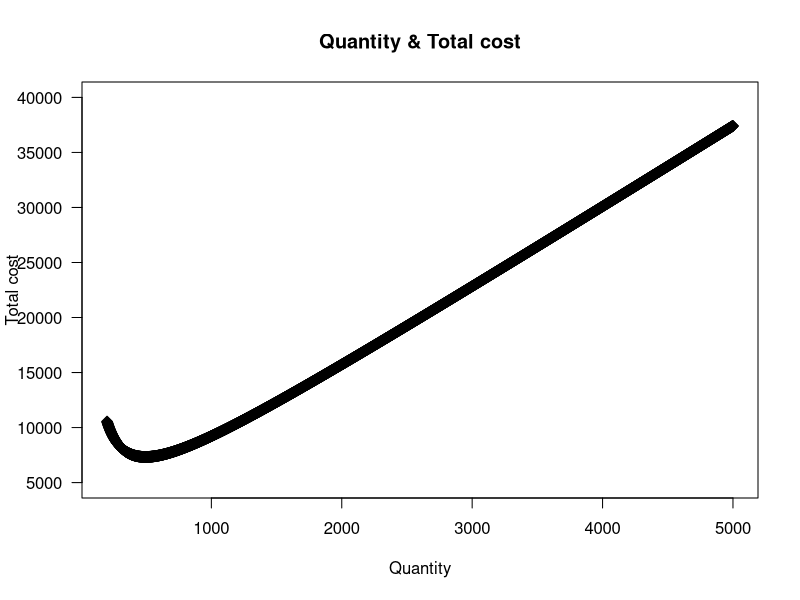
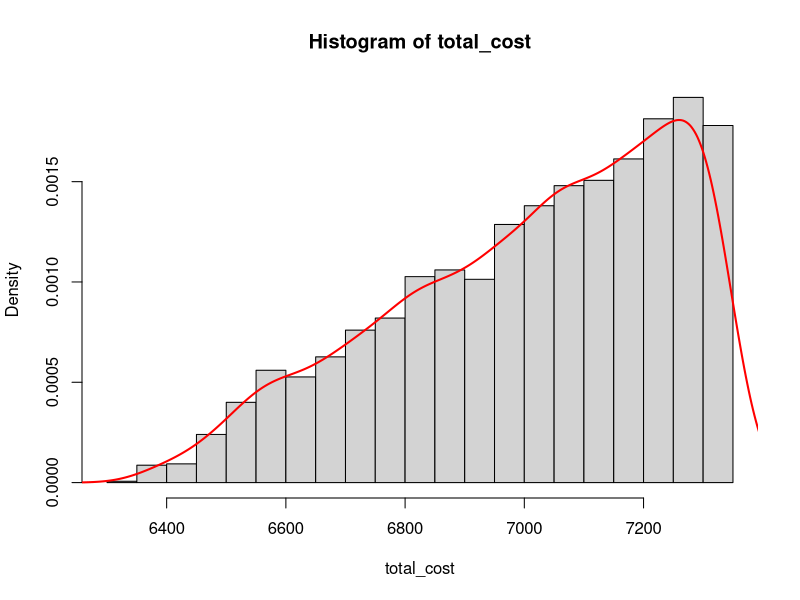
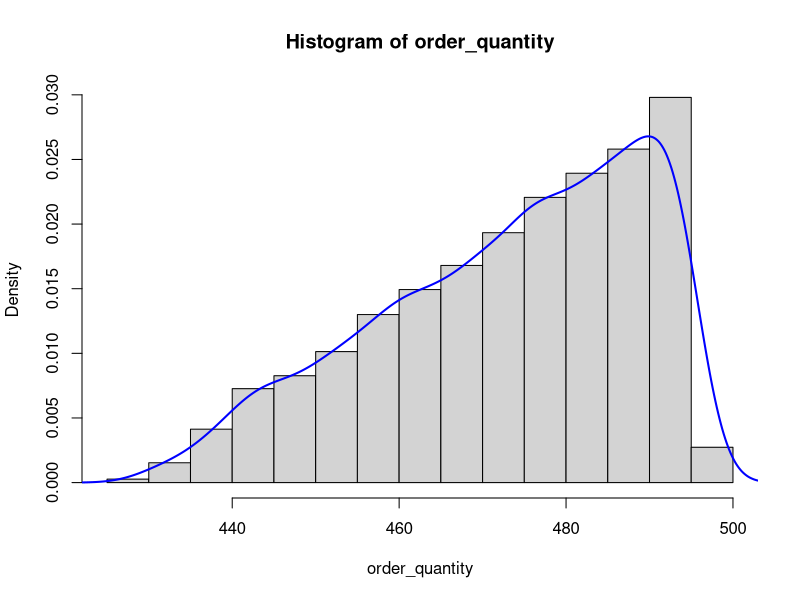
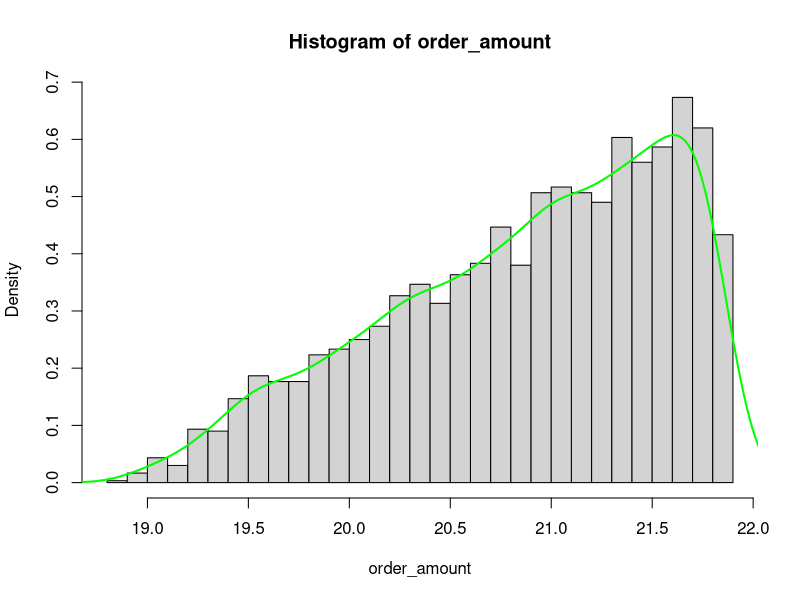

Write R code to recreate these figures, in order.
# Part1 
# 3) Implement model  
demand_annual <- 10800
cost_per_unit <- 78
opp_cost <- 0.19
supplier_cost <- 168

mathematical_function <- function(order_quantity){
  order_amount <- demand_annual/order_quantity
  
  annual_ordering_cost <- supplier_cost * order_amount 
  annual_holding_cost <- order_quantity/2 * cost_per_unit * opp_cost
  
  total_cost <- annual_holding_cost + annual_ordering_cost
}

# 4) data tables 
order_quantity <- seq(200,5000,by=1)
total_cost <- mathematical_function(order_quantity)
result1 <- data.frame(order_quantity, total_cost)
result1

# 5) plot 
plot(order_quantity, total_cost, 
     pch=5, 
     las=1, 
     main="Quantity & Total cost",
     xlab="Quantity", 
     ylab="Total cost",
     ylim = c(5000,40000))
lines(order_quantity, total_cost)

# 6) verify result 
mathematical_Interval <- c(100, 700)
mathematical_Opt <- optimise(f=mathematical_function, interval=mathematical_Interval,
                             upper=max(mathematical_Interval),
                             lower=min(mathematical_Interval),
                             maximum=FALSE)
mathematical_Opt



# Part2
# 1) simulation (combine all three parts together)
mathematical_simulation <- function(a,b,c){

  K <- (c-a)/(b-a)
  M <- (b-a)*(c-a)
  N <- (b-a)*(b-c)
  
  total_cost <<- c()
  order_quantity <<- c()
  order_amount <<- c()
  
  n <- 3000
  random <- runif(n)
  
  for (i in 1:3000){
    if (random[i] <= K){
      demand_annual <<- a+sqrt(M*random[i])
    }else{
      demand_annual <<- b-sqrt(N*(1-random[i]))
    }
    
    
    mathematical_Interval <- c(100, 700)
    mathematical_Opt <- optimise(f=mathematical_function, interval=mathematical_Interval,
                                 upper=max(mathematical_Interval),
                                 lower=min(mathematical_Interval),
                                 maximum=FALSE)
    
    
    total_cost[i] <<- mathematical_Opt[[2]]
    order_quantity[i] <<- mathematical_Opt[[1]]
    order_amount[i] <<- demand_annual/order_quantity[i]
  }
}



# 95% CI level
confidence_95<- function(x){
  mean <- mean(x)
  std <- sd(x)
  margin <- qnorm(0.975)*std/sqrt(length(x))
  left_end <- mean - margin
  right_end <- mean + margin
  
  interval <- c(mean, left_end, right_end)
  print(interval)
}

a <- 8000
c <- 12000 
b <- 10000
mathematical_simulation(a,b,c)

confidence_95(total_cost)
confidence_95(order_quantity)
confidence_95(order_amount)

# plot 
hist(total_cost, 
     freq=F,
     breaks=30)
lines(density(total_cost), 
      lwd=2,
      col="RED")

hist(order_quantity, 
     freq=F)
lines(density(order_quantity), 
      lwd=2,
      col="BLUE",
      ylim=c(0.00,0.40))

hist(order_amount, 
     freq=F,
     breaks=30)
lines(density(order_amount), 
      lwd=2,
      col="green")
